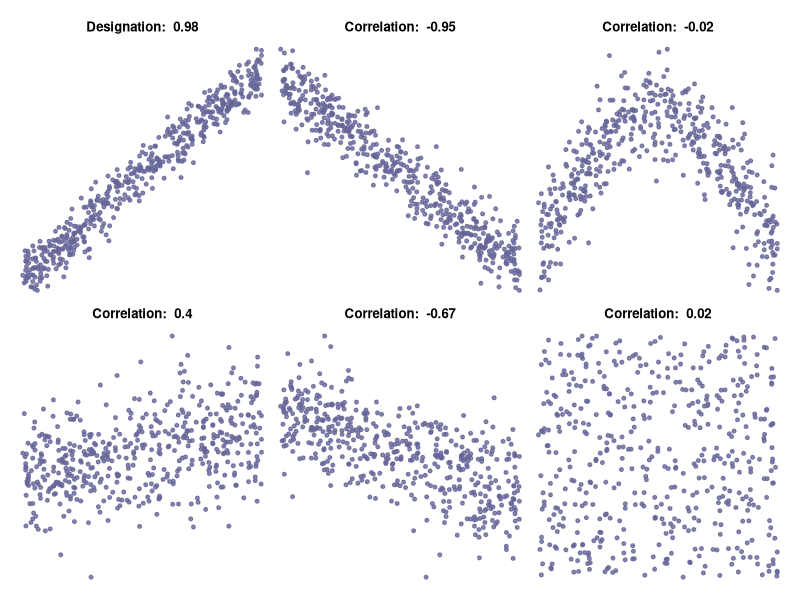

Here is the R script that generated this plot:
## ---- chunk 1
mfrow <- par()$mfrow
mar <- par()$mar
oma <- par()$oma
## ---- chunk 2
par(mfrow=c(2, 3), mar=c(0, 0, 2, 0), oma=c(1, 1, 1, 1))
set.seed(2)
x <- runif(500, min=0, max=pi)
## ---- chunk 3
y <- rnorm(500, mean=x, sd=0.2)
plot(x,y, pch=19, cex=.8, col="#666699CC", axes=FALSE, xlab="", ylab="", 
     main=paste("Designation: ", round(cor(x,y), 2)))
## ---- chunk 4
y <- rnorm(500, mean=-x, sd=0.3)
plot(x,y, pch=19, cex=.8, col="#666699CC", axes=FALSE, xlab="", ylab="", 
     main=paste("Correlation: ", round(cor(x,y), 2)))
## ---- chunk 5
y <- rnorm(500, mean=sin(x), sd=0.2)
plot(x,y, pch=19, cex=.8, col="#666699CC", axes=FALSE, xlab="", ylab="", 
     main=paste("Correlation: ", round(cor(x,y), 2)))
## ---- chunk 6
y <- rnorm(500, mean=x, sd=2)
plot(x,y, pch=19, cex=.8, col="#666699CC", axes=FALSE, xlab="", ylab="", 
     main=paste("Correlation: ", round(cor(x,y), 2)))
## ---- chunk 7
y <- rnorm(500, mean=-x, sd=1)
plot(x,y, pch=19, cex=.8, col="#666699CC", axes=FALSE, xlab="", ylab="", 
     main=paste("Correlation: ", round(cor(x,y), 2)))
## ---- chunk 8
y <- runif(500, min=0, max=pi)
plot(x,y, pch=19, cex=.8, col="#666699CC", axes=FALSE, xlab="", ylab="", 
     main=paste("Correlation: ", round(cor(x,y), 2)))
